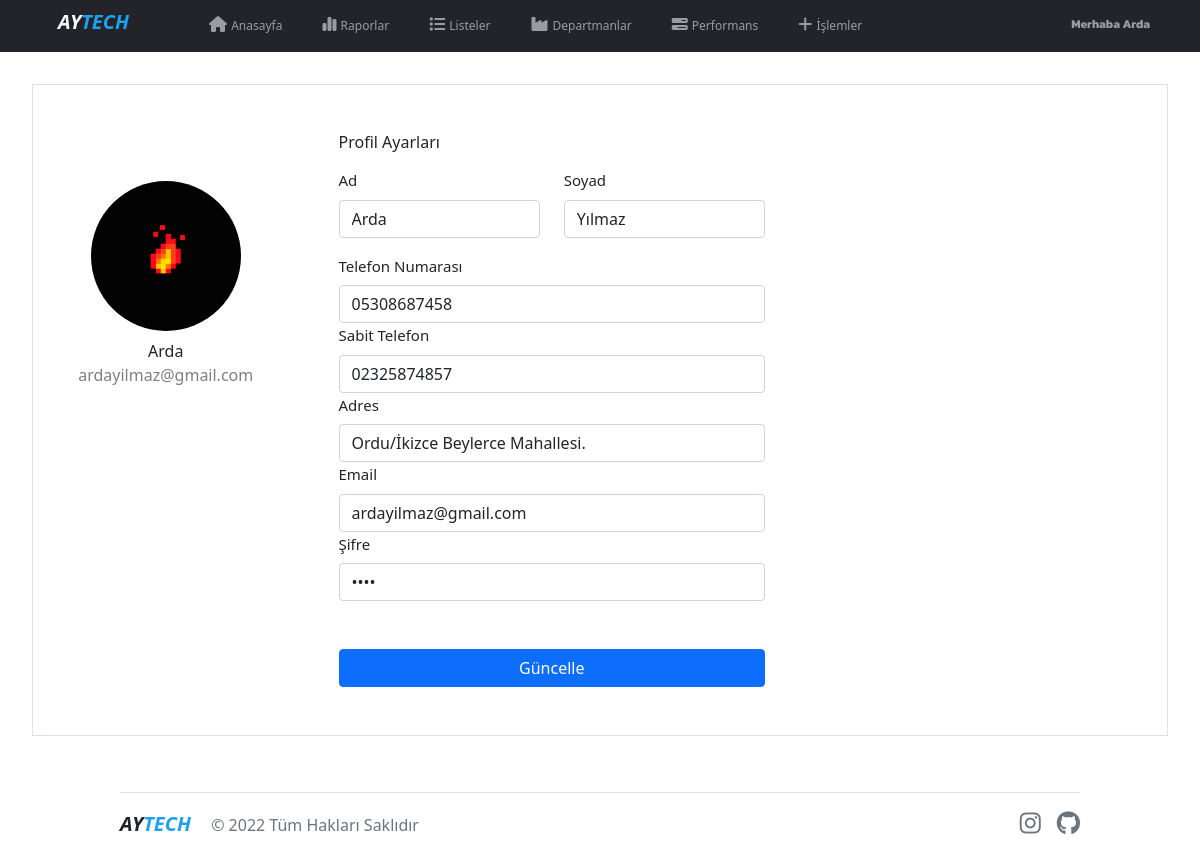
Screenshot of /profil_guncelle.php (signed in) with the database file from the repository.
### tables this page shows
CREATE TABLE IF NOT EXISTS `yoneticiler` (
  `yon_id` int(100) NOT NULL AUTO_INCREMENT,
  `yon_ad` varchar(255) NOT NULL,
  `yon_soyad` varchar(255) NOT NULL,
  `dep_id` int(11) NOT NULL,
  `email` varchar(255) NOT NULL,
  `sifre` int(11) NOT NULL,
  `cepTelefonu` varchar(100) NOT NULL,
  `sabitTelefon` varchar(100) NOT NULL,
  `adres` varchar(100) NOT NULL,
  PRIMARY KEY (`yon_id`),
  KEY `dep_id` (`dep_id`)
);

### profil_guncelle.php (the view, shortened to what this page needs)
<?php
$baglanti = mysqli_connect("localhost", "root", "", "karardesteksistemleri");
$baglanti->set_charset("utf8");
$user_id = $_SESSION['id'];
?>
<!DOCTYPE html>
<html lang="en">
<head>
    <link href="index.css" rel="stylesheet" />
</head>
<body>
    <nav class="navbar navbar-expand-md navbar-dark pt-0" style="background-color:#22242a;">
        <div class="container">
            <a href="main.php" class="navbar-brand fw-bold ms-3 me-5" style="text-decoration:none;"><i class="text-light">AY</i><i style="color:#1da1f2;">TECH</i></a>
            <div class="navbar-collapse collapse" id="navbarCollapse">
                <ul class="navbar-nav">
                    <li class="nav-item ms-4">
                        <a href="main.php" class="nav-link">
                            <i class="fas fa-home pt-2"></i> <span style="font-size:12px;">Anasayfa</span>
                        </a>
                    </li>
                    <li class="nav-item ms-4">
                        <a href="raporlar.php" class="nav-link">
                            <i class="fa-solid fa-chart-simple pt-2"></i> <span style="font-size:12px;">Raporlar</span>
                        </a>
                    </li>
                    <li class="nav-item ms-4">
                        <a href="listeler.php" class="nav-link">
                            <i class="fa-solid fa-list pt-2"></i> <span style="font-size:12px;">Listeler</span>
                        </a>
                    </li>
                    <li class="nav-item ms-4">
                        <a href="departmanlar.php" class="nav-link">
                            <i class="fas fa-industry pt-2"></i> <span style="font-size:12px;">Departmanlar</span>
                        </a>
                    </li>
                    <li class="nav-item ms-4">
                        <a href="gorevler.php" class="nav-link">
                            <i class="fa-solid fa-bars-progress pt-2"></i> <span style="font-size:12px;">Performans</span>
                        </a>
                    </li>
                    <li class="nav-item ms-4">
                        <a href="islemler.php" class="nav-link">
                            <i class="fa-solid fa-plus pt-2"></i> <span style="font-size:12px;">İşlemler</span>
                        </a>
                    </li>
                </ul>
                <ul class="navbar-nav ms-auto">
                    <li class="nav-item dropdown">
                        <a href="#" class="nav-link" data-bs-toggle="dropdown">
                            <span class="ms-2 fw-bold" style="font-family: 'Kanit', sans-serif; font-size:12px;">Merhaba <?php echo $_SESSION["ad"] ?></span>
                        </a>
                    </li>
                </ul>
            </div>
        </div>
    </nav>
    <section class="d-flex align-items-center justify-content-center" style="padding:2rem;">
        <form action="" method="post" class="border">
            <?php
            $sorgu = mysqli_query($baglanti, "SELECT * FROM yoneticiler WHERE yon_id='" . $user_id . "'");
            $row = mysqli_fetch_assoc($sorgu);
            ?>
            <div class="row">
                <div class="col-md-3">
                    <div class="d-flex flex-column align-items-center text-center p-3 py-5"><img class="rounded-circle mt-5" width="150px" src="img/ahmet.jpg"><span class="font-weight-bold mt-2"><?= $row['yon_ad']; ?></span><span class="text-black-50"><?= $row['email']; ?></span><span> </span></div>
                </div>
                <div class="col-md-5">
                    <div class="p-3 py-5">
                        <div class="mb-3">
                            <h4 class="text-right fs-6">Profil Ayarları</h4>
                        </div>
                        <div class="row mt-2">
                            <div class="col-md-6"><label style="font-size:15px;" class="form-label">Ad</label><input type="text" class="form-control" name="ad" value="<?= $row['yon_ad']; ?>"></div>
                            <div class="col-md-6"><label style="font-size:15px;" class="form-label">Soyad</label><input type="text" class="form-control" name="soyad" value="<?= $row['yon_soyad']; ?>"></div>
                        </div>
                        <div class="row mt-3">
                            <div class="col-md-12"><label style="font-size:15px;" class="form-label">Telefon Numarası</label><input type="text" class="form-control" name="cepTelefonu" value="<?= $row['cepTelefonu']; ?>"></div>
                            <div class="col-md-12"><label style="font-size:15px;" class="form-label">Sabit Telefon</label><input type="text" class="form-control" name="sabitTelefon" value="<?= $row['sabitTelefon']; ?>"></div>
                            <div class="col-md-12"><label style="font-size:15px;" class="form-label">Adres</label><input type="text" class="form-control" name="adres" value="<?= $row['adres']; ?>"></div>
                            <div class="col-md-12"><label style="font-size:15px;" class="form-label">Email</label><input type="text" class="form-control" name="email" value="<?= $row['email']; ?>"></div>
                            <div class="col-md-12"><label style="font-size:15px;" class="form-label">Şifre</label><input type="password" class="form-control" name="sifre" value="<?= $row['sifre']; ?>"></div>
                        </div>
                        <div class="mt-5 text-center">
                            <input type="submit" value="Güncelle" name="guncelle" class="btn btn-primary w-100">
                        </div>
                    </div>
                </div>
            </div>
        </form>
    </section>
</body>
<footer class="d-flex justify-content-between align-items-center pt-3 my-4 border-top footer-margin">
    <div class="col-md-4">
        <a href="main.php" class="navbar-brand fw-bold text-decoration-none"><i class="text-dark">AY</i><i style="color:#1da1f2;">TECH</i></a>
        <span class="text-muted">© 2022 Tüm Hakları Saklıdır</span>
    </div>
    <ul class="nav col-md-4 d-flex justify-content-end">
        <li>
            <a class="text-muted" target="_blank" href="https://www.instagram.com/ahmmeetteren/?hl=tr"><i class="fa-brands fa-instagram fs-4"></i></a>
        </li>
        <li>
            <a class="text-muted" target="_blank" href="https://github.com/ahmmeetteren"><i class="fa-brands fa-github fs-4 ms-3"></i></a>
        </li>
    </ul>
</footer>
<link href="https://cdn.jsdelivr.net/npm/bootstrap@5.1.3/dist/css/bootstrap.min.css" rel="stylesheet">
</html>

### index.css (style rules this page uses)
.fs-6 { font-size: 20px; }
@media only screen and (min-width:768px) { .footer-margin { margin-left:120px; margin-right:120px; } }

### rows the page displays
yoneticiler: yon_ad "Arda", email "ardayilmaz@gmail.com", ad "Arda", soyad "Yılmaz", cepTelefonu "05308687458", sabitTelefon "02325874857", adres "Ordu/İkizce Beylerce Mahallesi."

### other values shown
$_SESSION["ad"] "Arda"
